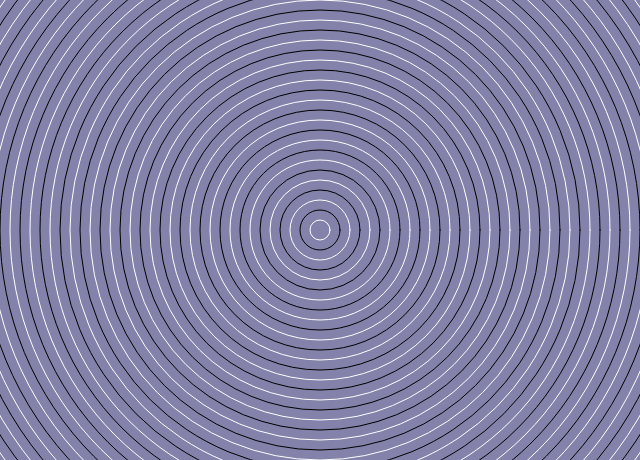
Frame 1 (no input)
Frame 2 (the mouse pressed at the canvas centre, redrawn once): identical to frame 1, image omitted

The p5.js sketch that drew this single still picture (run headless with seeded random() and noise() and a simulated clock; the mouse was pressed at the canvas centre and the sketch redrawn once):

// p5.js sketch
// ── sketch.js
function setup() {
	// create a place to draw
	createCanvas(640, 460);
	noStroke();
	noLoop();
}

function draw() {
  // change the background color for challenge_2
	background(130,130,170);

  // give a condition to white circle not to have fill but white stroke
	noFill();
	strokeWeight(1);
  stroke(255,255,255);

  //loop condition for 20 white circle
	 for(var white = 0; white < 20; white++) {

  // draw the white ellipse
	ellipse(320, 230, 20 + 40 * white, 20 + 40 * white);
  }

  // give a condition to black circle not to have fill but black stroke
  noFill();
  strokeWeight(1);
  stroke(0,0,0);

  //loop condition for 20 balck circle
	for(var black = 0; black < 20; black++) {

	// draw the ellipse
  ellipse(320, 230, 40+40*black, 40+40*black);
  }
}
